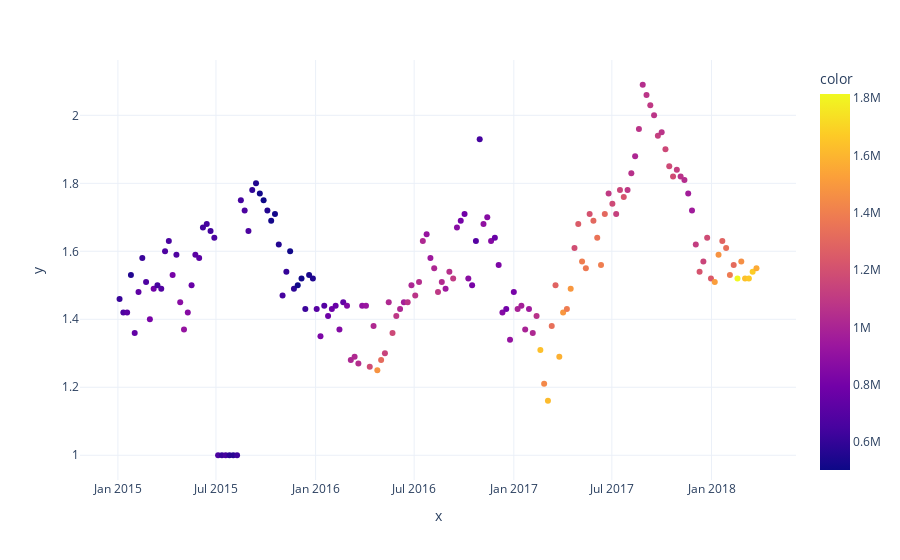

The notebook cell this image was saved under:
### Code cell
px.scatter(
    y=_df.average_price,
    x=_df.date,
    color=_df.total_volume
)

### Figure 1 — Plotly figure (JSON) as saved in the notebook; plotly's stock layout.template omitted (floating-point values rounded to 4 significant figures; data arrays with more than 128 entries replaced by an {"elided": "..."} marker saying what was removed)
{"data": [{"hovertemplate": "x=%{x}<br>y=%{y}<br>color=%{marker.color}<extra></extra>", "legendgroup": "", "marker": {"color": {"elided": "169 float values"}, "coloraxis": "coloraxis", "symbol": "circle"}, "mode": "markers", "name": "", "orientation": "v", "showlegend": false, "type": "scatter", "x": {"elided": "169 str values"}, "xaxis": "x", "y": {"elided": "169 float values"}, "yaxis": "y"}], "layout": {"coloraxis": {"colorbar": {"title": {"text": "color"}}, "colorscale": [[0, "#0d0887"], [0.1111, "#46039f"], [0.2222, "#7201a8"], [0.3333, "#9c179e"], [0.4444, "#bd3786"], [0.5556, "#d8576b"], [0.6667, "#ed7953"], [0.7778, "#fb9f3a"], [0.8889, "#fdca26"], [1, "#f0f921"]]}, "legend": {"tracegroupgap": 0}, "margin": {"t": 60}, "xaxis": {"anchor": "y", "domain": [0, 1], "title": {"text": "x"}}, "yaxis": {"anchor": "x", "domain": [0, 1], "title": {"text": "y"}}}}
